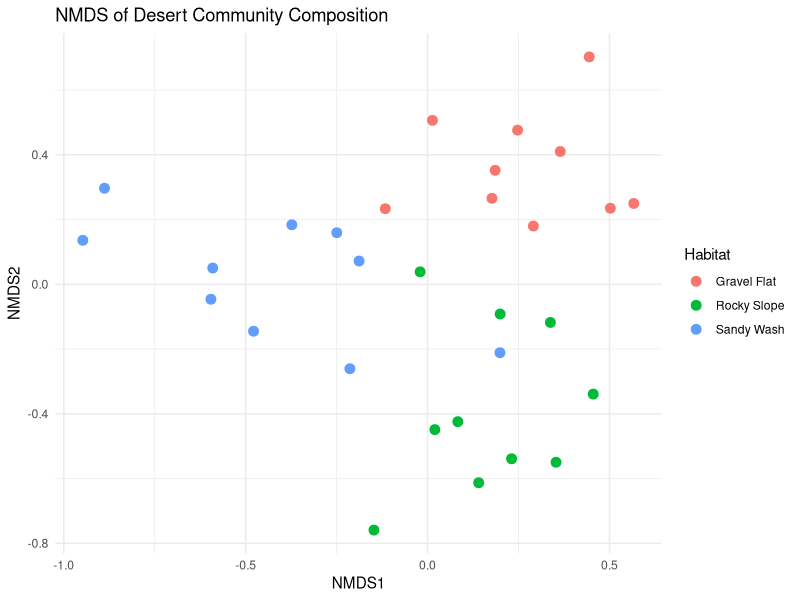

This figure's R source:
# PERMANOVA & NMDS of Simulated Desert Communities
# -------------------------------------------------
# This script simulates desert species abundance data and associated
# environmental variables, then tests for community differences across
# habitat types using vegan::adonis2 (PERMANOVA). Results are exported
# using here::here() for reproducible file paths and an NMDS plot is
# generated to visualize habitat-based patterns.

# Load required packages
library(vegan)
library(ggplot2)
library(here)

# Ensure output directories exist
if (!dir.exists(here("data"))) dir.create(here("data"))
if (!dir.exists(here("plots"))) dir.create(here("plots"))

# -------------------------------------------------
# 1. Simulate community and environmental data
# -------------------------------------------------
set.seed(123)

n_sites <- 30
# Define habitat factor with descriptive names for each third of the sites
habitats <- factor(rep(c("Sandy Wash", "Rocky Slope", "Gravel Flat"),
                       each = n_sites / 3))

# Species abundance matrix (sites x species)
# Four representative desert species with habitat-specific means
community <- data.frame(
  Rattlesnake = rpois(n_sites, ifelse(habitats == "Rocky Slope", 6, 2)),
  Lizard      = rpois(n_sites, ifelse(habitats == "Sandy Wash", 5, 2)),
  Ant         = rpois(n_sites, ifelse(habitats == "Gravel Flat", 4, 1)),
  Creosote    = rpois(n_sites, ifelse(habitats == "Gravel Flat", 7, 3))
)
rownames(community) <- paste0("Site", seq_len(n_sites))

# Environmental data frame
env <- data.frame(
  Site = rownames(community),
  Habitat = habitats,
  Elevation = round(rnorm(n_sites, 500 + as.numeric(habitats) * 20, 20), 1),
  Soil_Moisture = round(rnorm(n_sites, 10 - as.numeric(habitats), 2), 1)
)

# -------------------------------------------------
# 2. PERMANOVA test for habitat differences
# -------------------------------------------------
permanova_res <- adonis2(community ~ Habitat, data = env, method = "bray",
                        permutations = 999)
print(permanova_res)
# Interpretation: A significant p-value (< 0.05) indicates that community
# composition differs among habitats.

# Save PERMANOVA table to CSV
write.csv(as.data.frame(permanova_res),
          here("data", "permanova_results.csv"),
          row.names = FALSE)

# -------------------------------------------------
# 3. NMDS ordination with habitat coloring
# -------------------------------------------------
nmds <- metaMDS(community, distance = "bray", k = 2, trymax = 100)

scores_df <- as.data.frame(scores(nmds, display = "sites"))
scores_df$Habitat <- env$Habitat

nmds_plot <- ggplot(scores_df, aes(x = NMDS1, y = NMDS2, color = Habitat)) +
  geom_point(size = 3) +
  theme_minimal() +
  labs(title = "NMDS of Desert Community Composition",
       color = "Habitat")

# Save NMDS plot as PNG
ggsave(filename = here("plots", "nmds_habitat.png"), plot = nmds_plot,
       width = 6, height = 5, dpi = 300)
